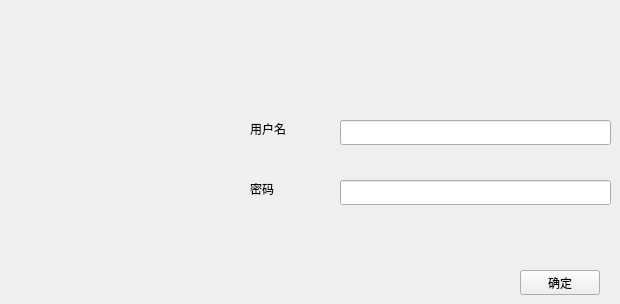
                        <widget class="QWidget" name="tab_2">
                            <attribute name="title">
                                <string>登录</string>
                            </attribute>
                            <widget class="QLabel" name="lb_user_name">
                                <property name="geometry">
                                    <rect>
                                        <x>250</x>
                                        <y>120</y>
                                        <width>61</width>
                                        <height>17</height>
                                    </rect>
                                </property>
                                <property name="text">
                                    <string>用户名</string>
                                </property>
                            </widget>
                            <widget class="QLabel" name="lb_password">
                                <property name="geometry">
                                    <rect>
                                        <x>250</x>
                                        <y>180</y>
                                        <width>61</width>
                                        <height>17</height>
                                    </rect>
                                </property>
                                <property name="text">
                                    <string>密码</string>
                                </property>
                            </widget>
                            <widget class="QLineEdit" name="le_user_name">
                                <property name="geometry">
                                    <rect>
                                        <x>340</x>
                                        <y>120</y>
                                        <width>271</width>
                                        <height>25</height>
                                    </rect>
                                </property>
                            </widget>
                            <widget class="QLineEdit" name="le_password">
                                <property name="geometry">
                                    <rect>
                                        <x>340</x>
                                        <y>180</y>
                                        <width>271</width>
                                        <height>25</height>
                                    </rect>
                                </property>
                            </widget>
                            <widget class="QPushButton" name="pb_confirm_login">
                                <property name="geometry">
                                    <rect>
                                        <x>520</x>
                                        <y>270</y>
                                        <width>80</width>
                                        <height>25</height>
                                    </rect>
                                </property>
                                <property name="text">
                                    <string>确定</string>
                                </property>
                            </widget>
                        </widget>
